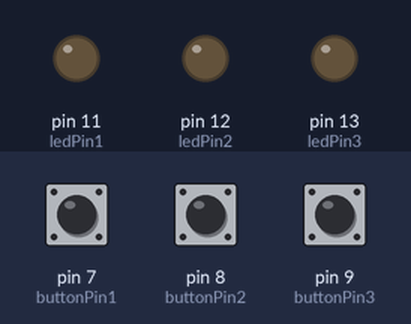
Bench run of a sketch on a simulated Arduino Uno, built with avr-gcc and run on an emulated ATmega328P. Parts: output pins drawn as LEDs (lit = HIGH). The test bench sets the inputs (shaded band); at power-on: pin 7 (buttonPin1) LOW, pin 8 (buttonPin2) LOW, pin 9 (buttonPin3) LOW.

Above: at 1.2 s.
1.3 s: pin 7 (buttonPin1) pulled HIGH for 0.15 s
At 1.37 s:
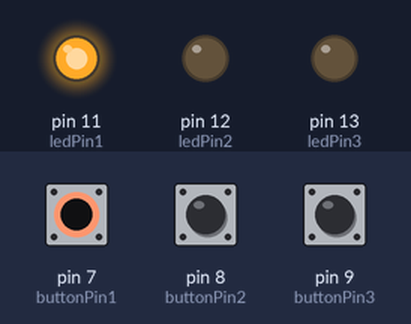
2.9 s: pin 8 (buttonPin2) pulled HIGH for 0.15 s
At 2.97 s:
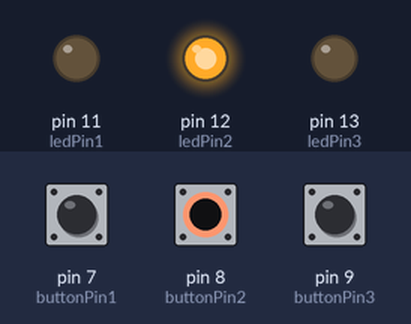
4.5 s: pin 9 (buttonPin3) pulled HIGH for 0.15 s
At 4.57 s:
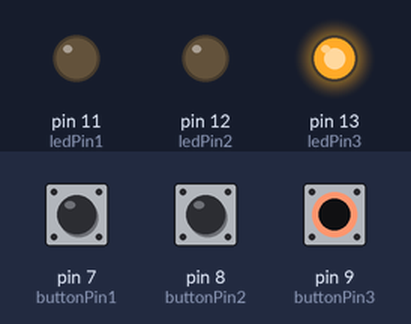
6.1 s: pin 9 (buttonPin3) pulled HIGH for 3.2 s
At 9.7 s:
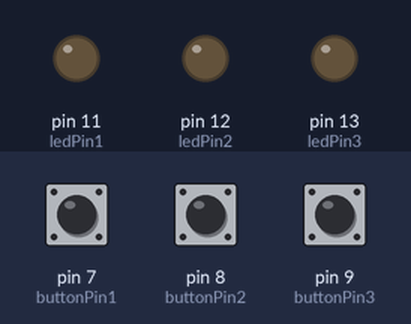
10.8 s: pin 7 (buttonPin1) pulled HIGH for 3.2 s
At 12.0 s:
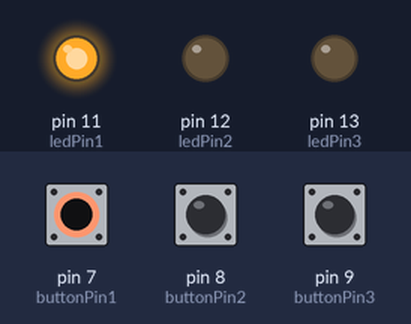
15.5 s: pin 7 (buttonPin1) driven HIGH and pin 8 (buttonPin2) driven HIGH
At 16.8 s:
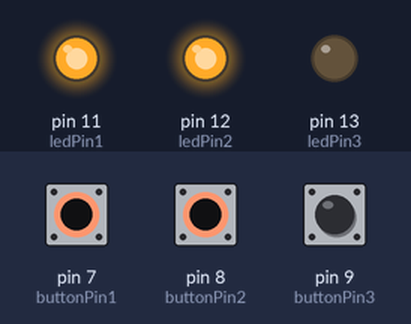
Timing chart, 0 to 18.0 s (numbered marks = the images above; inputs shaded):
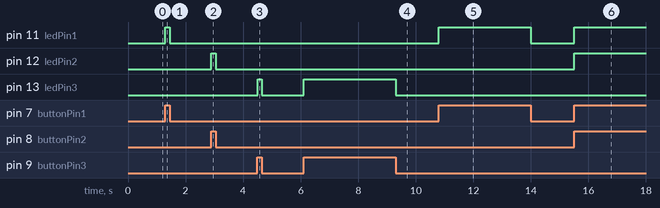

Measured:
- after the input at 1.3 s, pin 11 (ledPin1): LOW → HIGH at once, → LOW 0.15 s later
- after the input at 2.9 s, pin 12 (ledPin2): LOW → HIGH at once, → LOW 0.15 s later
- after the input at 4.5 s, pin 13 (ledPin3): LOW → HIGH at once, → LOW 0.15 s later
- after the input at 6.1 s, pin 13 (ledPin3): LOW → HIGH at once, → LOW 3.2 s later
- after the input at 10.8 s, pin 11 (ledPin1): LOW → HIGH at once, → LOW 3.2 s later
- after the input at 15.5 s, pin 11 (ledPin1), pin 12 (ledPin2): LOW → HIGH at once

The sketch:

q4.ino
```cpp
// constants won't change. They're used here to set pin numbers:
const int buttonPin1 = 7;     // the number of the pushbutton pin
const int buttonPin2 = 8;
const int buttonPin3 = 9;
const int ledPin1 =  11;      // the number of the LED pin
const int ledPin2 =  12;
const int ledPin3 =  13;

// variables will change:
int buttonState1 = 0;         // variable for reading the pushbutton status
int buttonState2 = 0;
int buttonState3 = 0;

void setup() {
  // initialize the LED pin as an output:
  pinMode(ledPin1, OUTPUT);
  // initialize the pushbutton pin as an input:
  pinMode(buttonPin1, INPUT);
    // initialize the LED pin as an output:
  pinMode(ledPin2, OUTPUT);
  // initialize the pushbutton pin as an input:
  pinMode(buttonPin2, INPUT);
    // initialize the LED pin as an output:
  pinMode(ledPin3, OUTPUT);
  // initialize the pushbutton pin as an input:
  pinMode(buttonPin3, INPUT);
}

void loop() {
  // read the state of the pushbutton value:
  buttonState1 = digitalRead(buttonPin1);
  buttonState2 = digitalRead(buttonPin2);

  buttonState3 = digitalRead(buttonPin3);

  // check if the pushbutton is pressed. If it is, the buttonState is HIGH:
  if (buttonState1 == HIGH) {
    // turn LED on:
    digitalWrite(ledPin1, HIGH);
  } else {
    // turn LED off:
    digitalWrite(ledPin1, LOW);
  }


  // check if the pushbutton is pressed. If it is, the buttonState is HIGH:
  if (buttonState2 == HIGH) {
    // turn LED on:
    digitalWrite(ledPin2, HIGH);
  } else {
    // turn LED off:
    digitalWrite(ledPin2, LOW);
  }


  // check if the pushbutton is pressed. If it is, the buttonState is HIGH:
  if (buttonState3 == HIGH) {
    // turn LED on:
    digitalWrite(ledPin3, HIGH);
  } else {
    // turn LED off:
    digitalWrite(ledPin3, LOW);
  }
}
```
